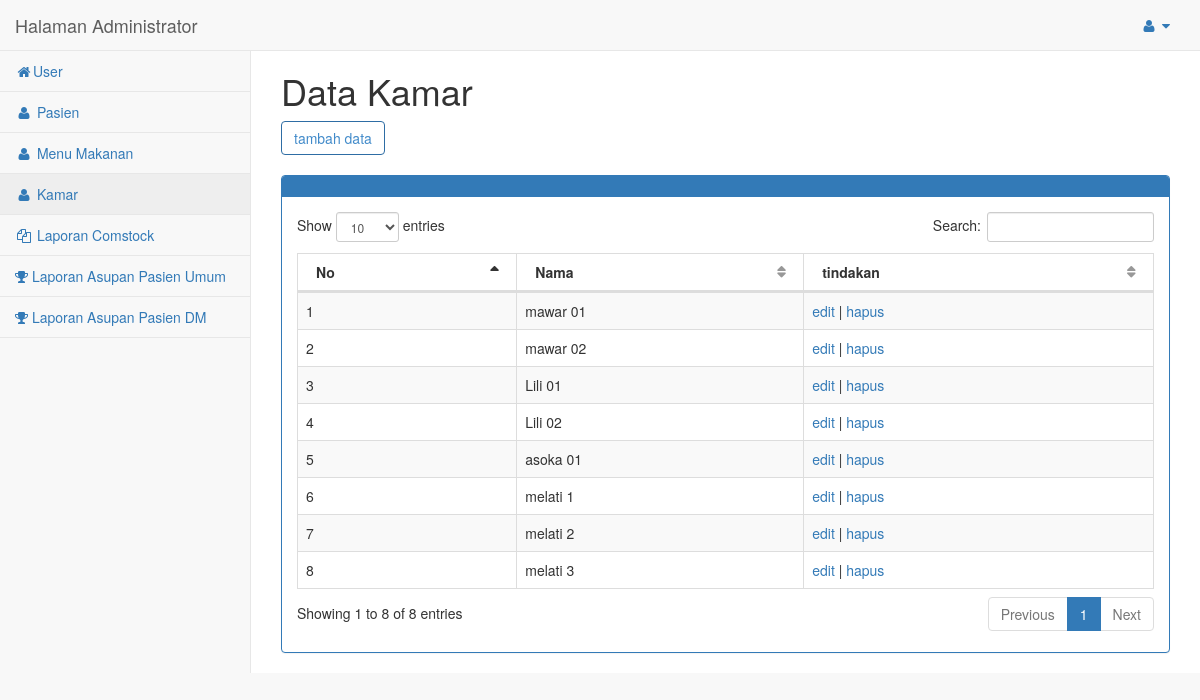
The page /admin/kamar/index.php (signed in) on the database its author committed.
### tables this page shows
CREATE TABLE `kamar` (
  `id_kamar` int(3) NOT NULL,
  `nama` varchar(8) NOT NULL
);

### admin/kamar/functions.php (called while the page is built, shortened)
<?php
include '../koneksi.php';
function tampil($query){
	global $conn;
	$i=mysqli_query($conn,$query);
	$rows=[];
	while ( $row=mysqli_fetch_assoc($i)) {
		$rows[]=$row;
	}
	return $rows;
}
?>

### admin/kamar/index.php (the view, shortened to what this page needs)
<?php
require 'functions.php';
$kamar=tampil("SELECT * FROM kamar");
?>
<!DOCTYPE html>
<html>
<head>
    <link href="../vendor/bootstrap/css/bootstrap.min.css" rel="stylesheet">
    <link href="../vendor/metisMenu/metisMenu.min.css" rel="stylesheet">
    <link href="../vendor/datatables-plugins/dataTables.bootstrap.css" rel="stylesheet">
    <link href="../vendor/datatables-responsive/dataTables.responsive.css" rel="stylesheet">
    <link href="../dist/css/sb-admin-2.css" rel="stylesheet">
    <link href="../vendor/font-awesome/css/font-awesome.min.css" rel="stylesheet" type="text/css">
</head>
<body>
	<?php
	include 'menu.php';
	 ?>
	<div id="page-wrapper">
            <div class="row">
                <div class="col-lg-12">
                	<h1>Data Kamar</h1>
                	<a class="btn btn-outline btn-primary" href="tambah.php">tambah data</a><br><br>
                    <div class="panel panel-primary">
                        <div class="panel-heading">
                        </div>
						<div class="panel-body">
							<table width="100%" class="table table-striped table-bordered table-hover" id="dataTables-example">
								<thead>
								<tr>
									<th>No</th>
									<th>Nama</th>
									<th>tindakan</th>
								</tr>
								</thead>
								<tbody>
								<?php
								$no=0;
								foreach ($kamar as $g) {
								$no++;
								?>
								<tr>
									<td><?php echo $no; ?></td>
									<td><?php echo $g["nama"]; ?></td>
									<td>
										<a href="edit.php?id_kamar=<?php echo $g["id_kamar"]; ?>">edit</a> |
										<a href="hapus.php?id_kamar=<?php echo $g["id_kamar"]; ?>" onclick="return confirm('apakah anda yakin ingin menghapus ini')">hapus</a>
									</td>
								</tr>
								<?php } ?>
								</tbody>
							</table>
						</div>
			 			</div>
					</div>
				</div>
			</div>
</body>
</html>

### rows shown on the page
kamar: nama "mawar 01"
kamar: nama "mawar 02"
kamar: nama "Lili 01"
kamar: nama "Lili 02"
kamar: nama "asoka 01"
kamar: nama "melati 1"
kamar: nama "melati 2"
kamar: nama "melati 3"
